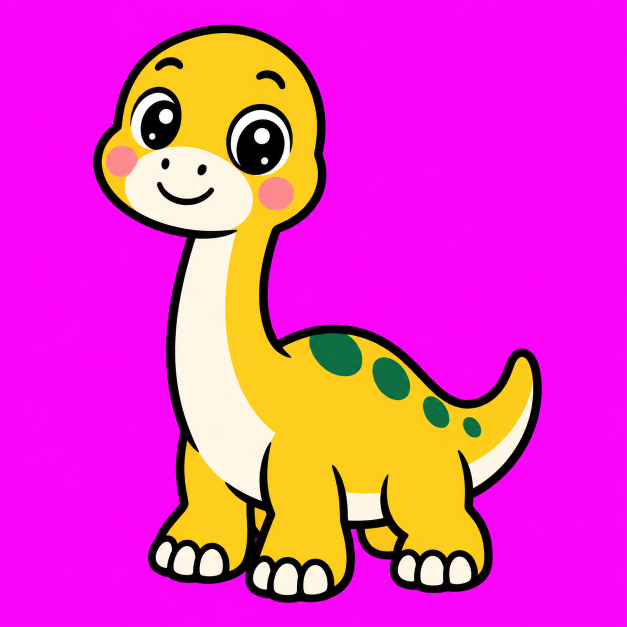
#> input picture design/game-assets/drafts/math-friend-longneck-matte.png, 1254 x 1254 px (shown at 1/2 size); its folder holds 2 pictures in this run
$ python prepare-math-friends.py
#> lines starting #> are read from the running program, lines starting #| are printed output that depends on the picture; after the words box and inside, x2 and y2 are one past the last pixel; in counts of white or black regions, pixels touching at a corner belong together
"""Remove the approved magenta production matte; preserve original character art."""
from pathlib import Path
import numpy as np
from PIL import Image, ImageFilter

ROOT = Path(__file__).resolve().parents[1]
for name in ('longneck', 'triceratops'):
    source = Image.open(ROOT / f'design/game-assets/drafts/math-friend-{name}-matte.png').convert('RGB')
#> source is the input picture: PIL image 1254x1254 RGB; mean R, G, B 230.6, 57.9, 190.8
    pixels = np.asarray(source).astype(int)
    matte = (pixels[:, :, 0] - pixels[:, :, 1] > 55) & (pixels[:, :, 2] - pixels[:, :, 1] > 55)
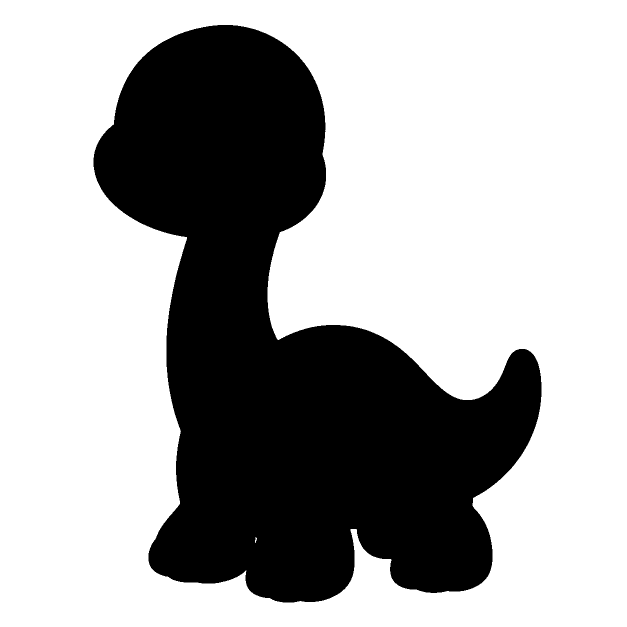
#> matte: shape (1254, 1254) bool (shown at 1/2 size); 67% white; 1 black region, box (x1, y1, x2, y2) and area: (187, 50, 1083, 1205) 519715
    alpha = Image.fromarray(np.where(matte, 0, 255).astype('uint8'))
    alpha = alpha.filter(ImageFilter.MinFilter(3)).filter(ImageFilter.GaussianBlur(.4))
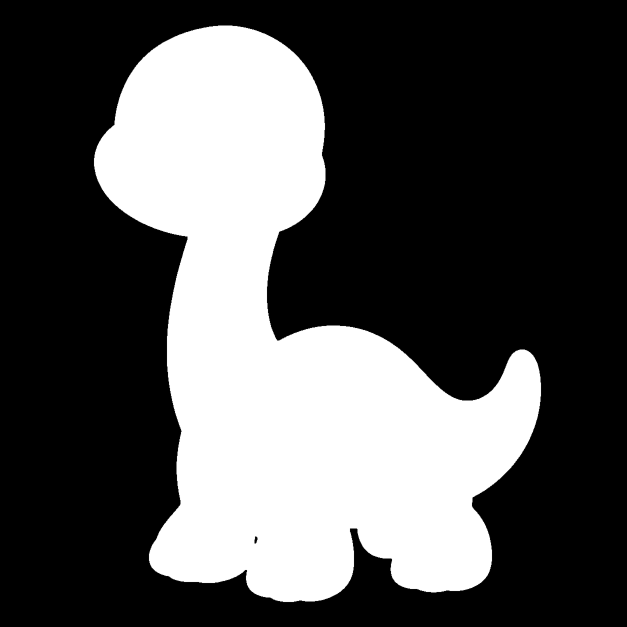
#> alpha: PIL image 1254x1254 L (shown at 1/2 size); min 0, max 255, mean 83.4
    sprite = source.convert('RGBA')
    sprite.putalpha(alpha)
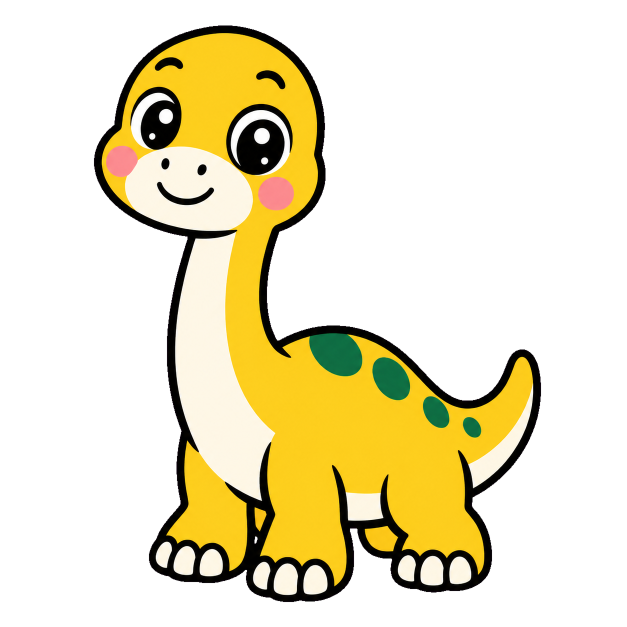
#> sprite: PIL image 1254x1254 RGBA (shown at 1/2 size); mean R, G, B, A 230.6, 57.9, 190.8, 83.4; transparent parts drawn white
    sprite = sprite.crop(alpha.getbbox())
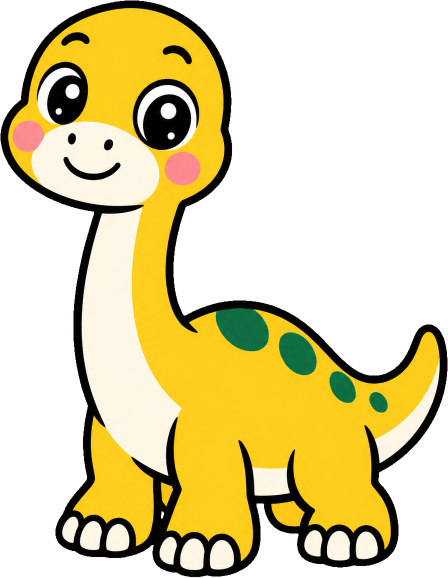
#> sprite: PIL image 896x1155 RGBA (shown at 1/2 size); mean R, G, B, A 220, 85.7, 160.2, 126.8; transparent parts drawn white
    sprite.thumbnail((940, 940), Image.Resampling.LANCZOS)
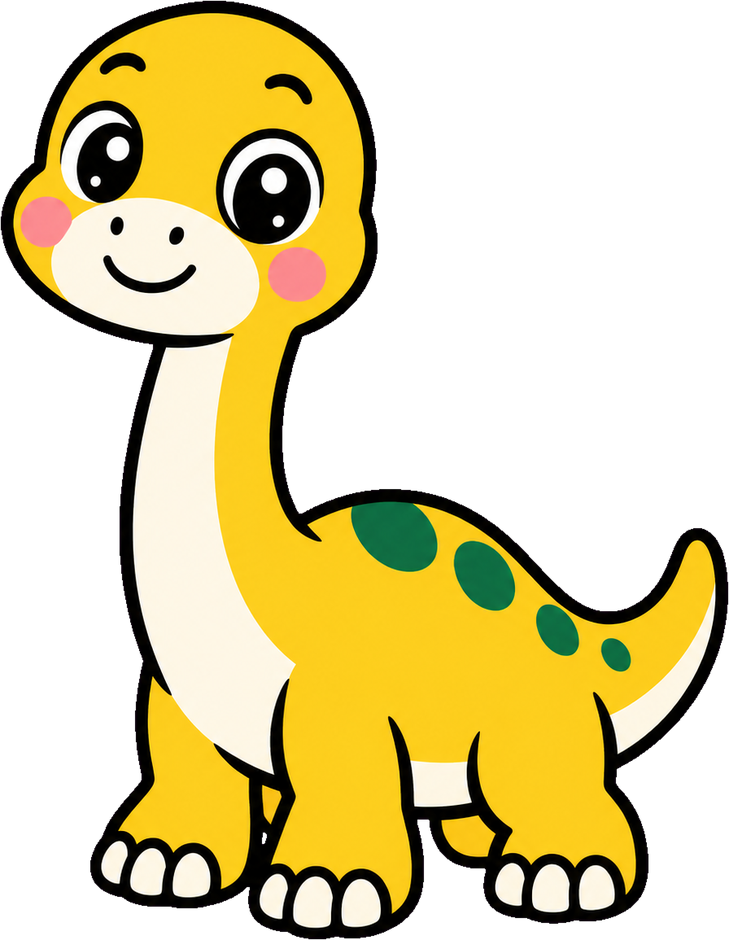
#> sprite: PIL image 729x940 RGBA; mean R, G, B, A 95.5, 83.4, 36.5, 126.8; transparent parts drawn white
    output = Image.new('RGBA', (1024, 1024))
#> output: PIL image 1024x1024 RGBA; every value is 0
    output.alpha_composite(sprite, ((1024-sprite.width)//2, (1024-sprite.height)//2))
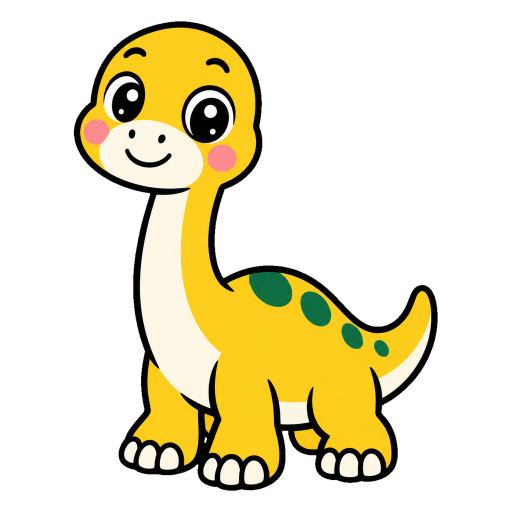
#> output: PIL image 1024x1024 RGBA (shown at 1/2 size); mean R, G, B, A 62.4, 54.5, 23.8, 82.8; transparent parts drawn white
    target = ROOT / f'hub/img/games/math/friend-{name}.png'
    output.save(target)
    review = Image.new('RGBA', output.size, '#F6F3EC')
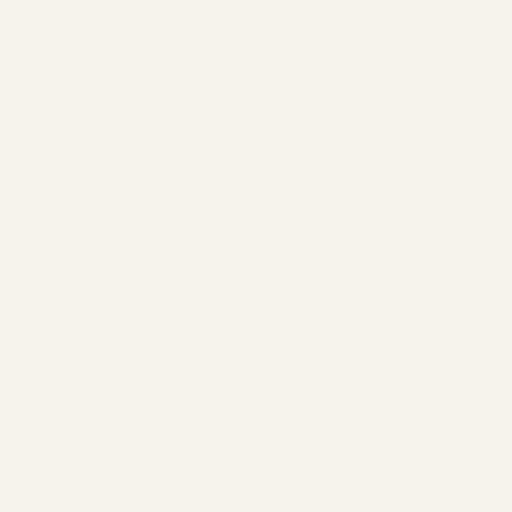
#> review: PIL image 1024x1024 RGBA (shown at 1/2 size); mean R, G, B, A 246, 243, 236, 255
    review.alpha_composite(output)
    review.convert('RGB').save(ROOT / f'design/game-assets/drafts/math-friend-{name}-cream.png')
    print(target)
#> pass 2 of the loop `for name in ('longneck', 'triceratops'):`:
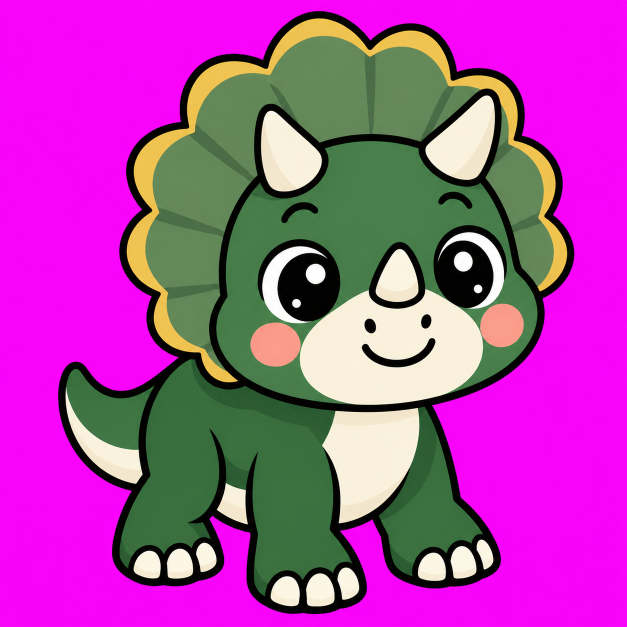
#> input picture design/game-assets/drafts/math-friend-triceratops-matte.png, 1254 x 1254 px (shown at 1/2 size)
#> source is the input picture: PIL image 1254x1254 RGB; mean R, G, B 174, 68.9, 165.5
#> `matte = (pixels[:, :, 0] - pixels[:, :, 1] > 55) & (pixels[:, :, 2] - ..`:
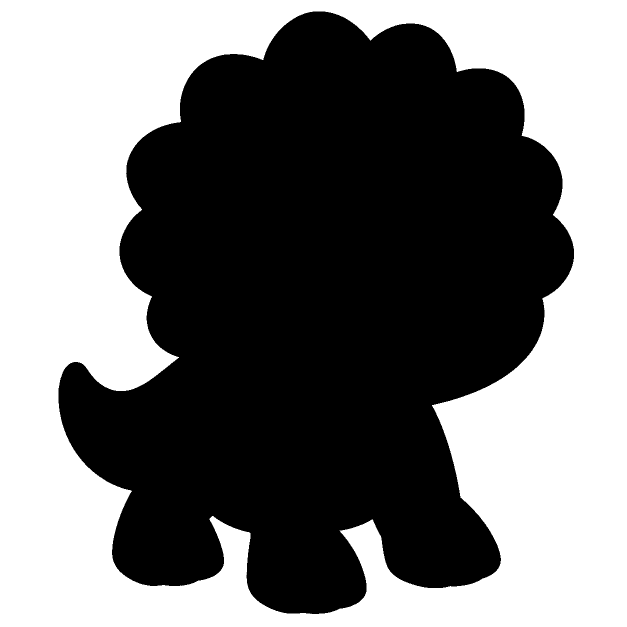
#> matte: shape (1254, 1254) bool (shown at 1/2 size); 47.1% white; 1 white region, box (x1, y1, x2, y2) and area: (0, 0, 1254, 1254) 740471
#> `output.alpha_composite(sprite, ((1024-sprite.width)//2, (1024-sprite.h..`:
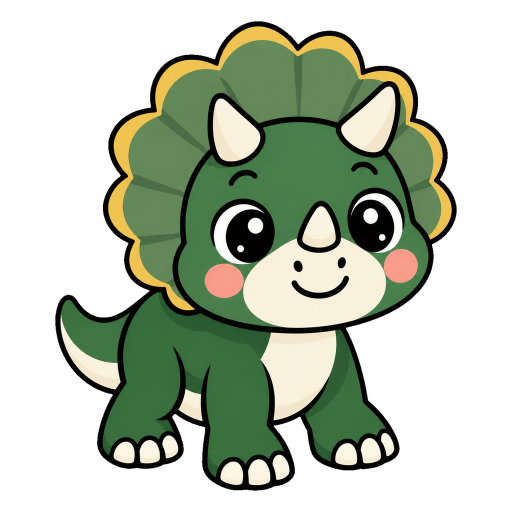
#> output: PIL image 1024x1024 RGBA (shown at 1/2 size); mean R, G, B, A 52.2, 61.4, 43.9, 122.2; transparent parts drawn white
